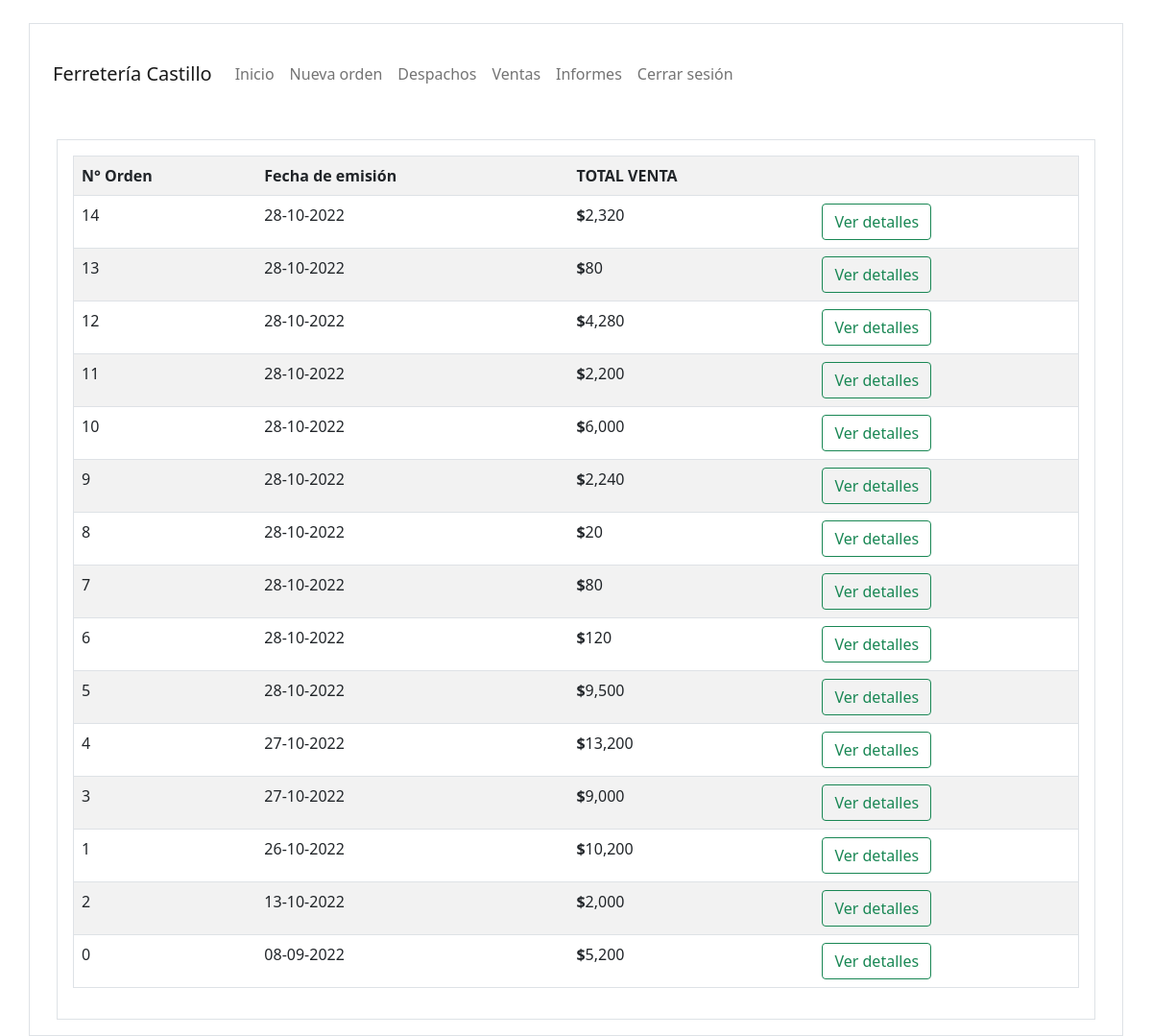
Page /buscar_venta.php on the committed database.
### tables this page shows
CREATE TABLE `orden` (
  `id` int(11) NOT NULL,
  `num_orden` int(100) DEFAULT NULL,
  `fecha` date DEFAULT NULL,
  `total_venta` int(11) NOT NULL
);

### buscar_venta.php (the view, shortened to what this page needs)
<?php
include './templates/head.php';
include 'conexion.php';
$sql = $conexion->query("SELECT * FROM `orden` ORDER BY orden.fecha DESC ");
?>
<div class="p-3">
    <div class="  table-responsive border p-3 table-scrollable ">
        <table class="table table-responsive border table-striped table-hover ">
            <tr>
                <th>N° Orden</th>
                <th>Fecha de emisión</th>
                <th>TOTAL VENTA</th>
                <th></th>
            </tr>
            <?php
            while ($r = mysqli_fetch_array($sql)) {
                $fecha = date("d-m-Y", strtotime($r['fecha']));
            ?> <tr>
                    <td><?php echo $r['num_orden']; ?></td>
                    <td><?php echo ($fecha); ?></td>
                    <td><strong><?php echo ('$'); ?></strong><?php echo number_format($r['total_venta']); ?></td>
                    <td>
                        <form action="ventas_detalles.php" method="post">
                            <button class="btn btn-outline-success" type="submit">Ver detalles </button>
                        </form>
                    </td>
                </tr>
            <?php
            }
            ?>
        </table>
    </div>
</div>

### templates/head.php (shortened to what this page needs)
<!DOCTYPE html>
<html lang="en">
<head>
    <link rel="stylesheet" href="https://cdn.jsdelivr.net/npm/bootstrap@5.0.2/dist/css/bootstrap.min.css" rel="stylesheet">
</head>
<body>
    <div class="container border mt-4 ">
        <div class="row">
            <div class=" col-12 p-4 navbar">
                <nav class="navbar navbar-expand-md navbar-light  ">
                    <a class="navbar-brand" href="contenido.php">Ferretería Castillo</a>
                    <div class="collapse navbar-collapse" id="navbarSupportedContent">
                        <ul class="navbar-nav mr-auto ">
                            <li class="nav-item ">
                                <a class="nav-link" href="login.php">Inicio</a>
                            </li>
                            <li class="nav-item ">
                                <a class="nav-link" href="nuevaOrden.view.php">Nueva orden</a>
                            </li>
                            <li class="nav-item ">
                                <a class="nav-link" href="despacho.php">Despachos</a>
                            </li>
                            <li class="nav-item">
                                <a class="nav-link" href="ventas.php">Ventas</a>
                            </li>
                            <li class="nav-item">
                                <a class="nav-link" href="informes.php">Informes</a>
                            </li>
                            <li class="nav-item">
                                <a class="nav-link" href="cerrar.php">Cerrar sesión</a>
                            </li>
                        </ul>
                    </div>
                </nav>
            </div>
        </div>

### rows in the picture
orden: num_orden "14", fecha "28-10-2022", total_venta "2,320"
orden: num_orden "13", fecha "28-10-2022", total_venta "80"
orden: num_orden "12", fecha "28-10-2022", total_venta "4,280"
orden: num_orden "11", fecha "28-10-2022", total_venta "2,200"
orden: num_orden "10", fecha "28-10-2022", total_venta "6,000"
orden: num_orden "9", fecha "28-10-2022", total_venta "2,240"
orden: num_orden "8", fecha "28-10-2022", total_venta "20"
orden: num_orden "7", fecha "28-10-2022", total_venta "80"
orden: num_orden "6", fecha "28-10-2022", total_venta "120"
orden: num_orden "5", fecha "28-10-2022", total_venta "9,500"
orden: num_orden "4", fecha "27-10-2022", total_venta "13,200"
orden: num_orden "3", fecha "27-10-2022", total_venta "9,000"
orden: num_orden "1", fecha "26-10-2022", total_venta "10,200"
orden: num_orden "2", fecha "13-10-2022", total_venta "2,000"
orden: num_orden "0", fecha "08-09-2022", total_venta "5,200"
